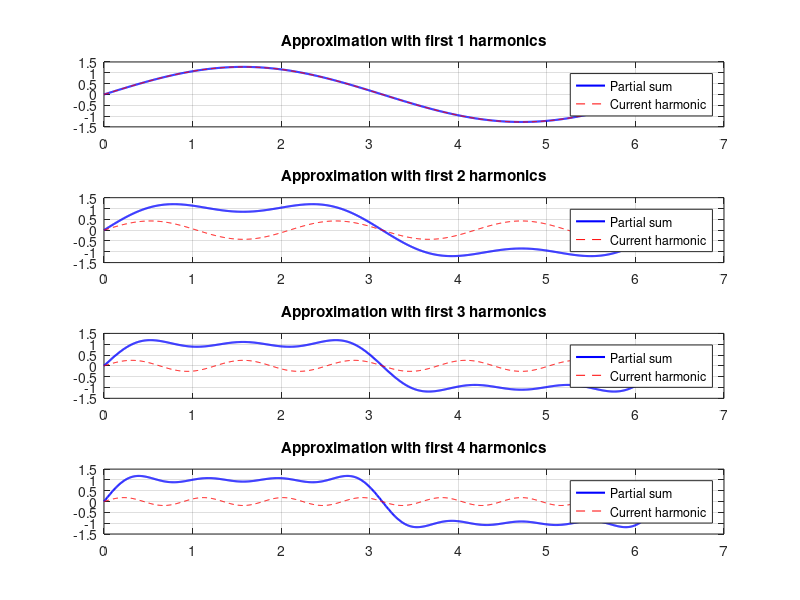
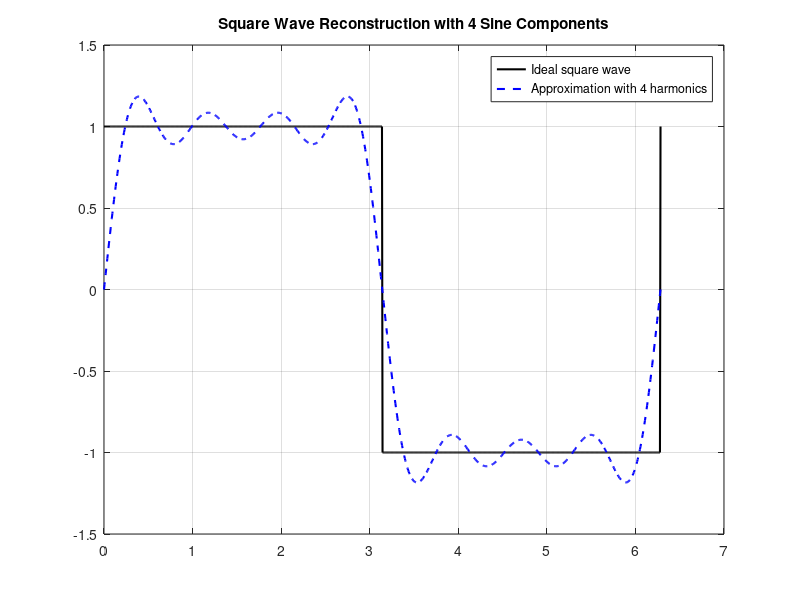

These charts were generated, in order, by the following MATLAB code:
% Square wave reconstruction using Fourier series
clc; clear; close all;

% Time vector
t = linspace(0, 2*pi, 1000);  % one period from 0 to 2π

% Initialize signal
square_approx = zeros(size(t));

% Number of harmonics (use first 4 odd harmonics: n = 1,3,5,7)
num_harmonics = 4;
harmonics = 1:2:(2*num_harmonics-1);  % odd numbers

% Reconstruct the square wave
for k = 1:num_harmonics
    n = harmonics(k);
    component = (4/pi) * (1/n) * sin(n*t);  % Fourier sine component
    square_approx = square_approx + component;
    
    % Plot partial reconstruction after each harmonic
    subplot(num_harmonics,1,k);
    plot(t, square_approx, 'b', 'LineWidth', 1.5); hold on;
    plot(t, component, 'r--');  % individual harmonic
    ylim([-1.5 1.5]);
    grid on;
    title(['Approximation with first ' num2str(k) ' harmonics']);
    legend('Partial sum','Current harmonic');
end

% Compare with MATLAB's square() for reference
figure;
plot(t, square(t), 'k', 'LineWidth', 1.5); hold on;
plot(t, square_approx, 'b--', 'LineWidth', 1.5);
legend('Ideal square wave','Approximation with 4 harmonics');
title('Square Wave Reconstruction with 4 Sine Components');
grid on;
